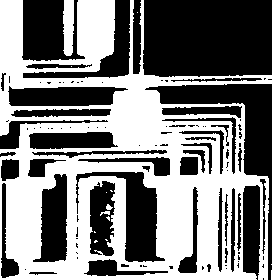
%> input picture Vjezbe 9/circbw.tif, 272 x 280 px
$ octave vjezbe9.m   (GNU Octave 9; MATLAB toolbox functions it lacks are replaced by stand-ins)
%> lines starting %> are read from the running program, lines starting %| are printed output that depends on the picture; in (x1, y1, x2, y2) boxes, pixels count from 0 and x2, y2 are one past the last pixel; in counts of white or black regions, pixels touching at a corner belong together; the program's own positions count from 1
% 1

circbw_img = imread('circbw.tif');
%> circbw_img: size 280x272 logical; 48.9% white; 14 white regions (10 under 20 px), largest, box (x1, y1, x2, y2) and area: (0, 0, 272, 280) 36579, (63, 0, 74, 56) 543, (106, 204, 113, 210) 27, (100, 211, 110, 216) 27

figure
imshow(circbw_img)
title('Originalna binarna slika circbw.tif');

% 2

se = strel('square', 3);

dilated_img = imdilate(circbw_img, se);
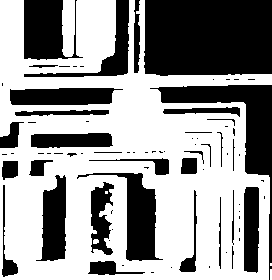
%> dilated_img: size 280x272 logical; 59.4% white; 79 black regions (46 under 20 px), largest, box (x1, y1, x2, y2) and area: (144, 0, 272, 76) 9495, (150, 85, 272, 280) 4040, (77, 173, 163, 261) 2406

figure
imshow(dilated_img)
title('Dilatacija sa 3x3 strukturnim elementom');

% 3

eroded_img = imerode(circbw_img, se);
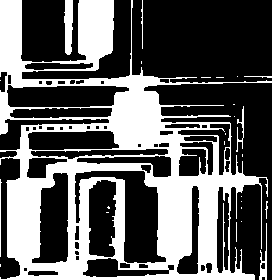
%> eroded_img: size 280x272 logical; 37% white; 26 white regions (17 under 20 px), largest, box (x1, y1, x2, y2) and area: (0, 0, 272, 280) 27256, (64, 0, 73, 55) 409, (259, 223, 267, 280) 168

figure
imshow(eroded_img)
title('Erozija sa 3x3 strukturnim elementom');

% 4

se_large = strel('square', 30);

opened_img = imopen(circbw_img, se_large);
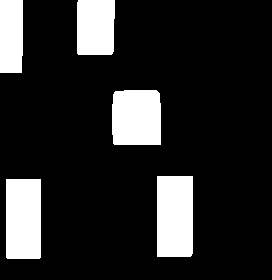
%> opened_img: size 280x272 logical; 15.8% white; 5 white regions, box (x1, y1, x2, y2) and area: (157, 176, 193, 257) 2912, (6, 179, 41, 259) 2798, (112, 90, 161, 145) 2636, (77, 0, 115, 55) 2047, (0, 0, 23, 73) 1662

figure
imshow(opened_img)
title('Otvaranje sa 30x30 strukturnim elementom');

% 5

closed_img = imclose(circbw_img, se_large);
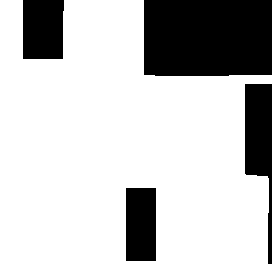
%> closed_img: size 280x272 logical; 77.6% white; 4 black regions, box (x1, y1, x2, y2) and area: (144, 0, 272, 76) 9674, (245, 84, 272, 264) 2788, (23, 0, 64, 59) 2371, (126, 188, 156, 261) 2190

figure
imshow(closed_img)
title('Zatvaranje sa 30x30 strukturnim elementom');

% 6

opened_img_3x3 = imopen(circbw_img, se);
%> opened_img_3x3: size 280x272 logical; 48% white; 21 white regions (11 under 20 px), largest, box (x1, y1, x2, y2) and area: (0, 0, 272, 280) 35041, (63, 0, 74, 56) 537, (233, 105, 245, 153) 296

opened_closed_img = imclose(opened_img_3x3, se);
%> opened_closed_img: size 280x272 logical; 50% white; 7 white regions (3 under 20 px), largest, box (x1, y1, x2, y2) and area: (0, 0, 272, 280) 37279, (63, 0, 74, 56) 541, (140, 0, 144, 50) 164, (105, 205, 111, 214) 42

figure
imshow(opened_closed_img)
title('Otvaranje i zatvaranje sa 3x3 strukturnim elementom');

% 7

sarafi_img = imread('sarafi.tif');
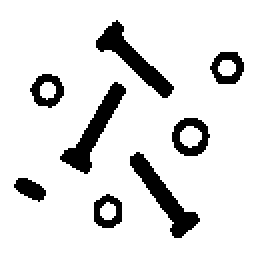
%> input picture Vjezbe 9/sarafi.tif, 128 x 128 px (shown 2 times larger)
%> sarafi_img is the input picture: size 128x128 uint8; values 128 (black) and 255 (white), 87.5% white; 8 black regions, largest, box (x1, y1, x2, y2) and area: (30, 41, 63, 87) 431, (65, 76, 100, 119) 430, (48, 10, 87, 49) 420

figure
imshow(sarafi_img)
title('Originalna grayscale slika sarafi.tif');

% 8

binary_sarafi = sarafi_img > 130;

figure
imshow(binary_sarafi)
title('Binarna slika sa pragom 130');

% 9

skeleton_with_endpoints = bwmorph(binary_sarafi, 'skel', Inf);
%> skeleton_with_endpoints: size 128x128 logical; 6.2% white in thin lines or dots

figure
imshow(skeleton_with_endpoints)
title('Skeleton sa krajnjim pikselima');

% 10

skeleton_without_endpoints = bwmorph(binary_sarafi, 'skel', Inf);
skeleton_without_endpoints = bwmorph(skeleton_without_endpoints, 'spur', Inf);
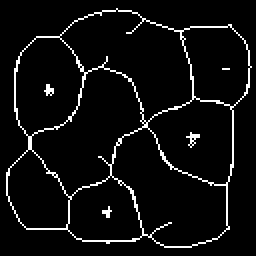
%> skeleton_without_endpoints: size 128x128 logical (shown 2 times larger); 5.6% white in thin lines or dots

figure
imshow(skeleton_without_endpoints)
title('Skeleton bez krajnjih piksela');

% 11

salt_filtered_skeleton = bwmorph(skeleton_without_endpoints, 'clean');

figure
imshow(salt_filtered_skeleton)
title('Skeleton sa salt filtrom');

% 12

function result = conditional_dilation(input_img, mask, se)
    result = input_img;
    while true
        dilated = imdilate(result, se);
        new_result = dilated & mask;
        if isequal(new_result, result)
            break;
        end
        result = new_result;
    end
%> this loop made 37 passes
%> pass 2, in conditional_dilation, `dilated = imdilate(result, se);`:
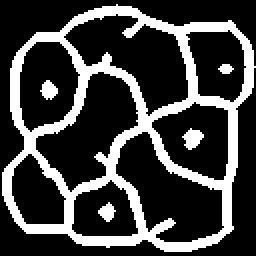
%> dilated: size 128x128 logical (shown 2 times larger); 25.1% white; 5 white regions, box (x1, y1, x2, y2) and area: (1, 2, 128, 126) 3895, (91, 64, 102, 75) 73, (20, 40, 29, 50) 58, (49, 101, 58, 111) 53, (109, 32, 117, 37) 28
end

se_8 = strel('diamond', 1);
cond_dilated_img = conditional_dilation(salt_filtered_skeleton, binary_sarafi, se_8);

figure
imshow(cond_dilated_img)
title('Uslovna dilatacija sa 8-povezanim elementom');
